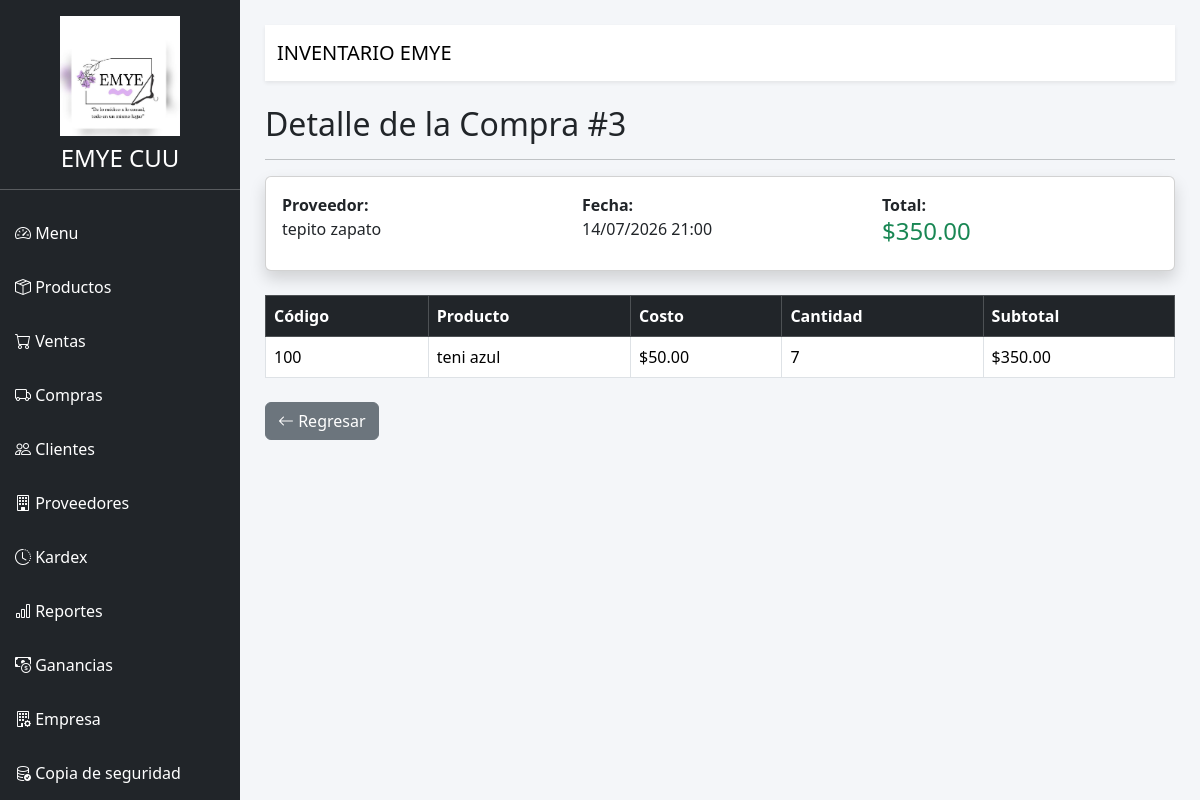
Page /compras/detalle/3 on the committed database.
### SistemaInventarioWeb/models/database.py (models this page shows)
class Empresa(db.Model):
    __tablename__ = "empresa"
    id = db.Column(db.Integer, primary_key=True)
    nombre = db.Column(db.String(150), nullable=False)
    direccion = db.Column(db.String(250))
    telefono = db.Column(db.String(30))
    correo = db.Column(db.String(120))
    rfc = db.Column(db.String(30))
    sitio_web = db.Column(db.String(120))
    logo = db.Column(db.String(200))

class Compra(db.Model):
    __tablename__ = "compras"
    id = db.Column(db.Integer, primary_key=True)
    fecha = db.Column(
        db.DateTime,
        default=datetime.now
    )
    total = db.Column(db.Float, default=0)
    proveedor_id = db.Column(
        db.Integer,
        db.ForeignKey("proveedores.id")
    )
    proveedor = db.relationship(
        "Proveedor",
        backref="compras"
    )

class Proveedor(db.Model):
    __tablename__ = "proveedores"
    id = db.Column(db.Integer, primary_key=True)
    nombre = db.Column(db.String(100), nullable=False)
    telefono = db.Column(db.String(20))
    correo = db.Column(db.String(100))

class DetalleCompra(db.Model):
    __tablename__ = "detalle_compras"
    id = db.Column(db.Integer, primary_key=True)
    compra_id = db.Column(
        db.Integer,
        db.ForeignKey("compras.id")
    )
    producto_id = db.Column(
        db.Integer,
        db.ForeignKey("productos.id")
    )
    cantidad = db.Column(db.Integer)
    costo = db.Column(db.Float)
    subtotal = db.Column(db.Float)
    compra = db.relationship(
        "Compra",
        backref="detalles"
    )
    producto = db.relationship(
        "Producto"
    )

class Producto(db.Model):
    __tablename__ = "productos"
    id = db.Column(db.Integer, primary_key=True)
    codigo = db.Column(
        db.String(30),
        unique=True,
        nullable=False
    )
    nombre = db.Column(
        db.String(100),
        nullable=False
    )
    categoria = db.Column(
        db.String(80)
    )
    precio = db.Column(
        db.Float,
        nullable=False
    )
    costo = db.Column(
        db.Float,
        default=0
    )
    stock = db.Column(
        db.Integer,
        default=0
    )

### SistemaInventarioWeb/routes/compras.py (the view)
@compras_bp.route("/compras/detalle/<int:id>")
def detalle_compra(id):
    compra = Compra.query.get_or_404(id)
    return render_template(
        "detalle_compra.html",
        compra=compra
    )

### SistemaInventarioWeb/app.py (called while the page is built)
@app.context_processor
def datos_empresa():
    empresa = Empresa.query.first()
    return {
        "empresa": empresa
    }

### SistemaInventarioWeb/templates/detalle_compra.html
    {% extends 'base.html' %}
{% block contenido %}
<h2>Detalle de la Compra #{{ compra.id }}</h2>
<hr>
<div class="card shadow mb-4">
    <div class="card-body">
        <div class="row">
            <div class="col-md-4">
                <strong>Proveedor:</strong><br>
                {{ compra.proveedor.nombre }}
            </div>
            <div class="col-md-4">
                <strong>Fecha:</strong><br>
                {{ compra.fecha.strftime('%d/%m/%Y %H:%M') }}
            </div>
            <div class="col-md-4">
                <strong>Total:</strong><br>
                <h4 class="text-success">
                    ${{ "%.2f"|format(compra.total) }}
                </h4>
            </div>
        </div>
    </div>
</div>
<table class="table table-bordered table-hover">
    <thead class="table-dark">
        <tr>
            <th>Código</th>
            <th>Producto</th>
            <th>Costo</th>
            <th>Cantidad</th>
            <th>Subtotal</th>
        </tr>
    </thead>
    <tbody>
        {% for detalle in compra.detalles %}
        <tr>
            <td>
                {{ detalle.producto.codigo }}
            </td>
            <td>
                {{ detalle.producto.nombre }}
            </td>
            <td>
                ${{ "%.2f"|format(detalle.costo) }}
            </td>
            <td>
                {{ detalle.cantidad }}
            </td>
            <td>
                ${{ "%.2f"|format(detalle.subtotal) }}
            </td>
        </tr>
        {% endfor %}
    </tbody>
</table>
<div class="mt-4">
    <a
        href="/compras"
        class="btn btn-secondary">
        <i class="bi bi-arrow-left"></i>
        Regresar
    </a>
</div>
{% endblock %}

### SistemaInventarioWeb/templates/base.html (shortened to what this page needs)
<!DOCTYPE html>
<html lang="es">
<head>
    <link href="https://cdn.jsdelivr.net/npm/bootstrap@5.3.8/dist/css/bootstrap.min.css" rel="stylesheet">
    <link href="https://cdn.jsdelivr.net/npm/bootstrap-icons@1.13.1/font/bootstrap-icons.css" rel="stylesheet">
    <link rel="stylesheet"
          href="https://cdn.datatables.net/1.13.8/css/dataTables.bootstrap5.min.css">
    <link href="https://cdn.jsdelivr.net/npm/select2@4.1.0-rc.0/dist/css/select2.min.css" rel="stylesheet">
    <link rel="stylesheet"
          href="{{ url_for('static', filename='css/style.css') }}">
</head>
<body>
<div class="d-flex">
    <div class="sidebar">
        <div class="text-center mt-3">
    {% if empresa and empresa.logo %}
    <img
    src="{{ url_for('static', filename=empresa.logo) }}"
    style="width:120px;height:120px;object-fit:contain;"
    class="mb-2">
    {% endif %}
    <h4 class="text-white">
        {% if empresa %}
            {{ empresa.nombre }}
        {% else %}
            EMYE CUU
        {% endif %}
    </h4>
</div>
        <hr>
        <a href="/">
            <i class="bi bi-speedometer2"></i>
            Menu
        </a>
        <a href="/productos">
            <i class="bi bi-box-seam"></i>
            Productos
        </a>
        <a href="/ventas">
            <i class="bi bi-cart"></i>
            Ventas
        </a>
        <a href="/compras">
            <i class="bi bi-truck"></i>
            Compras
        </a>
        <a href="/clientes">
            <i class="bi bi-people"></i>
            Clientes
        </a>
        <a href="/proveedores">
            <i class="bi bi-building"></i>
            Proveedores
        </a>
        <a href="/kardex">
            <i class="bi bi-clock-history"></i>
            Kardex
        </a>
        <a href="/reportes">
            <i class="bi bi-bar-chart"></i>
            Reportes
        </a>
        <a href="/ganancias">
           <i class="bi bi-cash-coin"></i>
         Ganancias
          </a>
            <a href="/empresa">
            <i class="bi bi-building-gear"></i>
           Empresa
        </a>
        <a href="/respaldo">
            <i class="bi bi-database-check"></i>
            Copia de seguridad
        </a>
    </div>
    <div class="contenido">
        <nav class="navbar bg-white shadow-sm mb-4">
            <div class="container-fluid">
                <span class="navbar-brand">
                    INVENTARIO EMYE
                </span>
            </div>
        </nav>
        {% block contenido %}
        {% endblock %}
    </div>
</div>
</body>
</html>

### SistemaInventarioWeb/static/css/style.css (style rules this page uses)
body { background:#f4f6f9; }
.sidebar { width:240px; height:100vh; background:#212529; color:white; position:fixed; top:0; left:0; overflow-y:auto; }
.sidebar a { color:white; display:block; padding:15px; text-decoration:none; }
.contenido { margin-left:240px; width:100%; padding:25px; }

### rows in the picture
Empresa: logo (picture), nombre "EMYE CUU"
Compra: id "3", fecha "14/07/2026 21:00", total "350.00"
Proveedor: proveedor.nombre "tepito zapato"
DetalleCompra: producto.codigo "100", producto.nombre "teni azul", costo "50.00", cantidad "7", subtotal "350.00"
